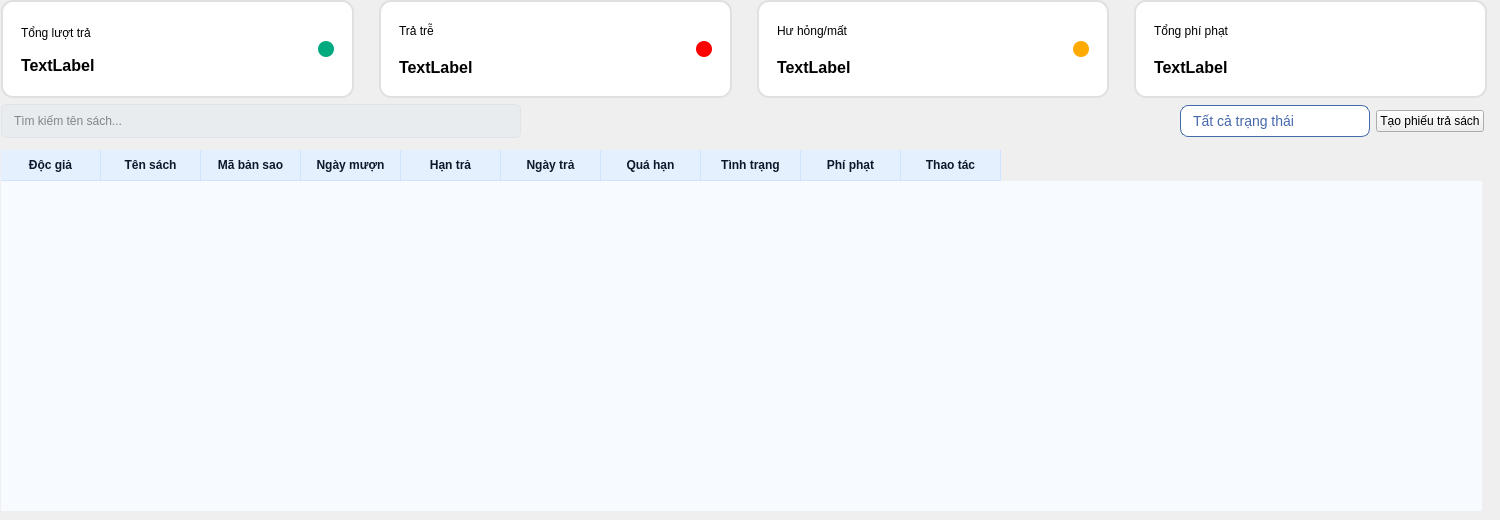
          <widget class="QWidget" name="page_9">
           <widget class="QTableWidget" name="tra_sach_table">
            <property name="geometry">
             <rect>
              <x>1</x>
              <y>150</y>
              <width>1481</width>
              <height>361</height>
             </rect>
            </property>
            <property name="styleSheet">
             <string notr="true">QTableWidget {
    background: #f7fbff;              /* nền sáng xanh nhạt */
    gridline-color: #d0e3ff;          /* màu kẻ ô */
    selection-background-color: #d6e9ff; /* nền khi chọn */
    selection-color: #0f172a;         /* màu chữ khi chọn */
    border: none;
}

QHeaderView::section {
    background: #e5f0ff;              /* header xanh nhạt */
    color: #0f172a;
    padding: 6px 10px;
    border: 0px;
    border-right: 1px solid #d0e3ff;
    border-bottom: 1px solid #d0e3ff;
    font-weight: 600;
}

/* kẻ ngang từng dòng */
QTableWidget::item {
    border-bottom: 1px solid #eef2ff;
}
QTableWidget::item:selected {
    background: #d6e9ff;
}</string>
            </property>
            <attribute name="verticalHeaderVisible">
             <bool>false</bool>
            </attribute>
            <attribute name="verticalHeaderMinimumSectionSize">
             <number>40</number>
            </attribute>
            <column>
             <property name="text">
              <string>Độc giả</string>
             </property>
            </column>
            <column>
             <property name="text">
              <string>Tên sách</string>
             </property>
            </column>
            <column>
             <property name="text">
              <string>Mã bản sao</string>
             </property>
            </column>
            <column>
             <property name="text">
              <string>Ngày mượn</string>
             </property>
            </column>
            <column>
             <property name="text">
              <string>Hạn trả</string>
             </property>
            </column>
            <column>
             <property name="text">
              <string>Ngày trả</string>
             </property>
            </column>
            <column>
             <property name="text">
              <string>Quá hạn</string>
             </property>
            </column>
            <column>
             <property name="text">
              <string>Tình trạng</string>
             </property>
            </column>
            <column>
             <property name="text">
              <string>Phí phạt</string>
             </property>
            </column>
            <column>
             <property name="text">
              <string>Thao tác</string>
             </property>
            </column>
           </widget>
           <widget class="QWidget" name="layoutWidget_3">
            <property name="geometry">
             <rect>
              <x>1</x>
              <y>0</y>
              <width>1486</width>
              <height>98</height>
             </rect>
            </property>
            <layout class="QHBoxLayout" name="horizontalLayout_30">
             <property name="spacing">
              <number>25</number>
             </property>
             <property name="topMargin">
              <number>0</number>
             </property>
             <item>
              <widget class="QWidget" name="horizontalWidget_11" native="true">
               <property name="styleSheet">
                <string notr="true">QWidget{background-color: #ffffff;
border: 2px solid #E0E0E0;
border-radius: 12px;
}
QLabel{
	border: 0px solid #E0E0E0;
}</string>
               </property>
               <layout class="QHBoxLayout" name="horizontalLayout_31">
                <property name="leftMargin">
                 <number>20</number>
                </property>
                <property name="topMargin">
                 <number>20</number>
                </property>
                <property name="rightMargin">
                 <number>20</number>
                </property>
                <property name="bottomMargin">
                 <number>20</number>
                </property>
                <item>
                 <layout class="QVBoxLayout" name="verticalLayout_17">
                  <item>
                   <widget class="QLabel" name="label_38">
                    <property name="font">
                     <font>
                      <family>Segoe UI</family>
                      <pointsize>9</pointsize>
                     </font>
                    </property>
                    <property name="text">
                     <string>Tổng lượt trả</string>
                    </property>
                   </widget>
                  </item>
                  <item>
                   <widget class="QLabel" name="tong_luot_tra_number">
                    <property name="font">
                     <font>
                      <family>Segoe UI</family>
                      <pointsize>12</pointsize>
                      <bold>true</bold>
                     </font>
                    </property>
                    <property name="text">
                     <string>TextLabel</string>
                    </property>
                   </widget>
                  </item>
                 </layout>
                </item>
                <item>
                 <widget class="QLabel" name="label_40">
                  <property name="maximumSize">
                   <size>
                    <width>16</width>
                    <height>16</height>
                   </size>
                  </property>
                  <property name="font">
                   <font>
                    <family>Segoe UI</family>
                    <pointsize>20</pointsize>
                    <bold>true</bold>
                   </font>
                  </property>
                  <property name="styleSheet">
                   <string notr="true">background-color: rgb(0, 170, 127);
border-radius: 8px;</string>
                  </property>
                  <property name="text">
                   <string/>
                  </property>
                  <property name="alignment">
                   <set>Qt::AlignmentFlag::AlignRight|Qt::AlignmentFlag::AlignTrailing|Qt::AlignmentFlag::AlignVCenter</set>
                  </property>
                 </widget>
                </item>
               </layout>
              </widget>
             </item>
             <item>
              <widget class="QWidget" name="horizontalWidget_12" native="true">
               <property name="styleSheet">
                <string notr="true">QWidget{background-color: #ffffff;
border: 2px solid #E0E0E0;
border-radius: 12px;
}
QLabel{
	border: 0px solid #E0E0E0;
}</string>
               </property>
               <layout class="QHBoxLayout" name="horizontalLayout_32">
                <property name="leftMargin">
                 <number>20</number>
                </property>
                <property name="topMargin">
                 <number>15</number>
                </property>
                <property name="rightMargin">
                 <number>20</number>
                </property>
                <property name="bottomMargin">
                 <number>15</number>
                </property>
                <item>
                 <layout class="QVBoxLayout" name="verticalLayout_26">
                  <item>
                   <widget class="QLabel" name="label_41">
                    <property name="font">
                     <font>
                      <family>Segoe UI</family>
                      <pointsize>9</pointsize>
                     </font>
                    </property>
                    <property name="text">
                     <string>Trả trễ</string>
                    </property>
                   </widget>
                  </item>
                  <item>
                   <widget class="QLabel" name="tra_tre_number">
                    <property name="font">
                     <font>
                      <family>Segoe UI</family>
                      <pointsize>12</pointsize>
                      <bold>true</bold>
                     </font>
                    </property>
                    <property name="text">
                     <string>TextLabel</string>
                    </property>
                   </widget>
                  </item>
                 </layout>
                </item>
                <item>
                 <widget class="QLabel" name="label_43">
                  <property name="maximumSize">
                   <size>
                    <width>16</width>
                    <height>16</height>
                   </size>
                  </property>
                  <property name="font">
                   <font>
                    <family>Segoe UI</family>
                    <pointsize>20</pointsize>
                    <bold>true</bold>
                   </font>
                  </property>
                  <property name="styleSheet">
                   <string notr="true">background-color: rgb(255, 0, 0);
border-radius: 8px;</string>
                  </property>
                  <property name="text">
                   <string/>
                  </property>
                  <property name="alignment">
                   <set>Qt::AlignmentFlag::AlignRight|Qt::AlignmentFlag::AlignTrailing|Qt::AlignmentFlag::AlignVCenter</set>
                  </property>
                 </widget>
                </item>
               </layout>
              </widget>
             </item>
             <item>
              <widget class="QWidget" name="horizontalWidget_13" native="true">
               <property name="styleSheet">
                <string notr="true">QWidget{background-color: #ffffff;
border: 2px solid #E0E0E0;
border-radius: 12px;
}
QLabel{
	border: 0px solid #E0E0E0;
}</string>
               </property>
               <layout class="QHBoxLayout" name="horizontalLayout_33">
                <property name="leftMargin">
                 <number>20</number>
                </property>
                <property name="topMargin">
                 <number>15</number>
                </property>
                <property name="rightMargin">
                 <number>20</number>
                </property>
                <property name="bottomMargin">
                 <number>15</number>
                </property>
                <item>
                 <layout class="QVBoxLayout" name="verticalLayout_27">
                  <item>
                   <widget class="QLabel" name="label_44">
                    <property name="font">
                     <font>
                      <family>Segoe UI</family>
                      <pointsize>9</pointsize>
                     </font>
                    </property>
                    <property name="text">
                     <string>Hư hỏng/mất</string>
                    </property>
                   </widget>
                  </item>
                  <item>
                   <widget class="QLabel" name="hu_hong_mat_number">
                    <property name="font">
                     <font>
                      <family>Segoe UI</family>
                      <pointsize>12</pointsize>
                      <bold>true</bold>
                     </font>
                    </property>
                    <property name="text">
                     <string>TextLabel</string>
                    </property>
                   </widget>
                  </item>
                 </layout>
                </item>
                <item>
                 <widget class="QLabel" name="label_46">
                  <property name="maximumSize">
                   <size>
                    <width>16</width>
                    <height>16</height>
                   </size>
                  </property>
                  <property name="font">
                   <font>
                    <family>Segoe UI</family>
                    <pointsize>20</pointsize>
                    <bold>true</bold>
                   </font>
                  </property>
                  <property name="styleSheet">
                   <string notr="true">background-color: rgb(255, 170, 0);
border-radius: 8px;</string>
                  </property>
                  <property name="text">
                   <string/>
                  </property>
                  <property name="alignment">
                   <set>Qt::AlignmentFlag::AlignRight|Qt::AlignmentFlag::AlignTrailing|Qt::AlignmentFlag::AlignVCenter</set>
                  </property>
                 </widget>
                </item>
               </layout>
              </widget>
             </item>
             <item>
              <widget class="QWidget" name="horizontalWidget_14" native="true">
               <property name="styleSheet">
                <string notr="true">QWidget{background-color: #ffffff;
border: 2px solid #E0E0E0;
border-radius: 12px;
}
QLabel{
	border: 0px solid #E0E0E0;
}</string>
               </property>
               <layout class="QHBoxLayout" name="horizontalLayout_34" stretch="0,0">
                <property name="leftMargin">
                 <number>20</number>
                </property>
                <property name="topMargin">
                 <number>15</number>
                </property>
                <property name="rightMargin">
                 <number>20</number>
                </property>
                <property name="bottomMargin">
                 <number>15</number>
                </property>
                <item>
                 <layout class="QVBoxLayout" name="verticalLayout_28">
                  <item>
                   <widget class="QLabel" name="label_47">
                    <property name="font">
                     <font>
                      <family>Segoe UI</family>
                      <pointsize>9</pointsize>
                     </font>
                    </property>
                    <property name="text">
                     <string>Tổng phí phạt</string>
                    </property>
                   </widget>
                  </item>
                  <item>
                   <widget class="QLabel" name="tong_phat_number">
                    <property name="font">
                     <font>
                      <family>Segoe UI</family>
                      <pointsize>12</pointsize>
                      <bold>true</bold>
                     </font>
                    </property>
                    <property name="text">
                     <string>TextLabel</string>
                    </property>
                   </widget>
                  </item>
                 </layout>
                </item>
                <item>
                 <widget class="QPushButton" name="pushButton_4">
                  <property name="maximumSize">
                   <size>
                    <width>50</width>
                    <height>50</height>
                   </size>
                  </property>
                  <property name="styleSheet">
                   <string notr="true">border: 0px;</string>
                  </property>
                  <property name="text">
                   <string/>
                  </property>
                  <property name="icon">
                   <iconset resource="resource.qrc">
                    <normaloff>:/icons/icons_/dollars.png</normaloff>:/icons/icons_/dollars.png</iconset>
                  </property>
                  <property name="iconSize">
                   <size>
                    <width>40</width>
                    <height>40</height>
                   </size>
                  </property>
                 </widget>
                </item>
               </layout>
              </widget>
             </item>
            </layout>
           </widget>
           <widget class="QWidget" name="horizontalLayoutWidget_3">
            <property name="geometry">
             <rect>
              <x>0</x>
              <y>100</y>
              <width>1491</width>
              <height>42</height>
             </rect>
            </property>
            <layout class="QHBoxLayout" name="horizontalLayout_35">
             <property name="leftMargin">
              <number>1</number>
             </property>
             <property name="rightMargin">
              <number>7</number>
             </property>
             <item>
              <widget class="QLineEdit" name="tim_kiem_tra">
               <property name="maximumSize">
                <size>
                 <width>520</width>
                 <height>16777215</height>
                </size>
               </property>
               <property name="font">
                <font>
                 <family>Segoe UI</family>
                 <pointsize>-1</pointsize>
                </font>
               </property>
               <property name="styleSheet">
                <string notr="true">QLineEdit {
    background-color: #e8ecef; 
    border-radius: 5px; 
    border: 1px solid #E0E4E8; 
    padding: 8px 10px; 
    color: #1E1E1E; 
    font-size: 12px;
}

QLineEdit:hover {
    background-color: #E5E9ED;
}
QLineEdit:focus {
    background-color: #FFFFFF; 
    border: 1px solid #3498db; 
}</string>
               </property>
               <property name="text">
                <string/>
               </property>
               <property name="placeholderText">
                <string>Tìm kiếm tên sách...</string>
               </property>
               <property name="clearButtonEnabled">
                <bool>true</bool>
               </property>
              </widget>
             </item>
             <item>
              <spacer name="horizontalSpacer_4">
               <property name="orientation">
                <enum>Qt::Orientation::Horizontal</enum>
               </property>
               <property name="sizeHint" stdset="0">
                <size>
                 <width>40</width>
                 <height>20</height>
                </size>
               </property>
              </spacer>
             </item>
             <item>
              <widget class="QComboBox" name="trang_thai_tra">
               <property name="minimumSize">
                <size>
                 <width>190</width>
                 <height>0</height>
                </size>
               </property>
               <property name="styleSheet">
                <string notr="true">/* 1. Style cho bản thân cái ComboBox */
QComboBox {
    border: 1px solid #4568ad;
    border-radius: 8px;
    padding: 6px 12px;
    background-color: white;
    color: #4568ad;
    font-size: 14px; /* Thêm size chữ cho dễ đọc */
}

QComboBox:hover {
    border-color: #2a4a8b; /* Đổi màu đậm hơn chút khi hover */
    background-color: #f9faff;
}

/* Khi đang mở danh sách -&gt; Vuông 2 góc dưới để nối với danh sách */
QComboBox:on {
    border-bottom-left-radius: 0px;
    border-bottom-right-radius: 0px;
    border-bottom: 1px solid #f0f0f0; /* Làm mờ cạnh dưới để cảm giác liền mạch */
}

/* Mũi tên */
QComboBox::drop-down {
    subcontrol-origin: padding;
    subcontrol-position: top right;
    width: 30px;
    border-left-width: 0px;
    border-top-right-radius: 8px;
    border-bottom-right-radius: 8px;
}

QComboBox::down-arrow {
    image: url(:/icons/icons_/down-chevron.png); 
    width: 16px;
    height: 16px;
}

/* 2. Style cho cái Danh sách xổ xuống (Quan trọng) */
QComboBox QAbstractItemView {
    border: 1px solid #4568ad; /* Đã thêm dấu # */
    border-top: none;          /* Bỏ viền trên để nối với cái box */
    
    /* Vuông 2 góc trên, bo 2 góc dưới */
    border-top-left-radius: 0px;
    border-top-right-radius: 0px;
    border-bottom-left-radius: 8px;
    border-bottom-right-radius: 8px;
    
    background-color: white;
    color: #4568ad;
    
    outline: 0px;  /* QUAN TRỌNG: Dòng này xóa cái viền nét đứt xấu xí */
    selection-background-color: #4568ad; /* Màu nền khi chọn */
    selection-color: white;              /* Màu chữ khi chọn */
}

/* Từng dòng trong danh sách */
QComboBox QAbstractItemView::item {
    height: 30px; /* Tăng chiều cao cho thoáng */
    padding-left: 10px; /* Cách lề trái */
    margin: 0px;
}

/* Khi di chuột vào item (nhưng chưa click) */
QComboBox QAbstractItemView::item:hover {
    background-color: #f0f5ff;
    color: #4568ad;
    border: none; /* Đảm bảo không có viền lạ */
}

/* Khi item đã được chọn */
QComboBox QAbstractItemView::item:selected {
    background-color: #4568ad;
    color: white;
    border: none;
}</string>
               </property>
               <item>
                <property name="text">
                 <string>Tất cả trạng thái</string>
                </property>
               </item>
               <item>
                <property name="text">
                 <string>Tốt</string>
                </property>
               </item>
               <item>
                <property name="text">
                 <string>Bình thường</string>
                </property>
               </item>
               <item>
                <property name="text">
                 <string>Hư hỏng</string>
                </property>
               </item>
               <item>
                <property name="text">
                 <string>Mất</string>
                </property>
               </item>
              </widget>
             </item>
             <item>
              <widget class="QPushButton" name="phieu_tra_sach_button">
               <property name="text">
                <string>Tạo phiếu trả sách</string>
               </property>
              </widget>
             </item>
            </layout>
           </widget>
          </widget>
